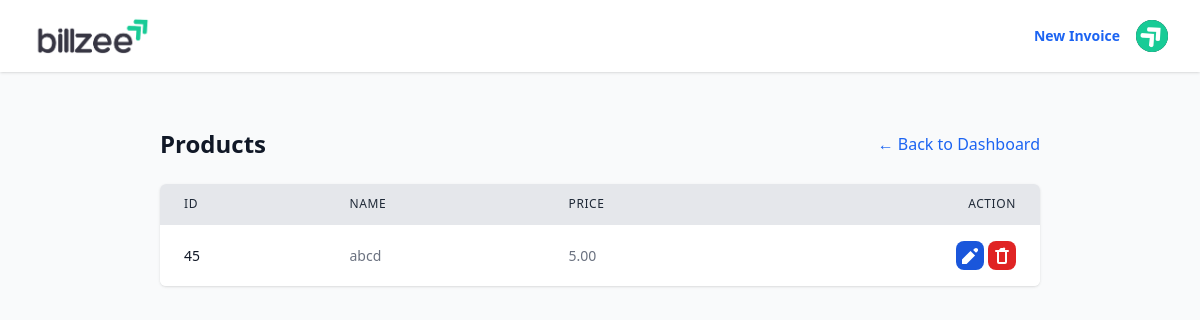
/invoices/products/ (signed in), run on an earlier commit of the app's database.
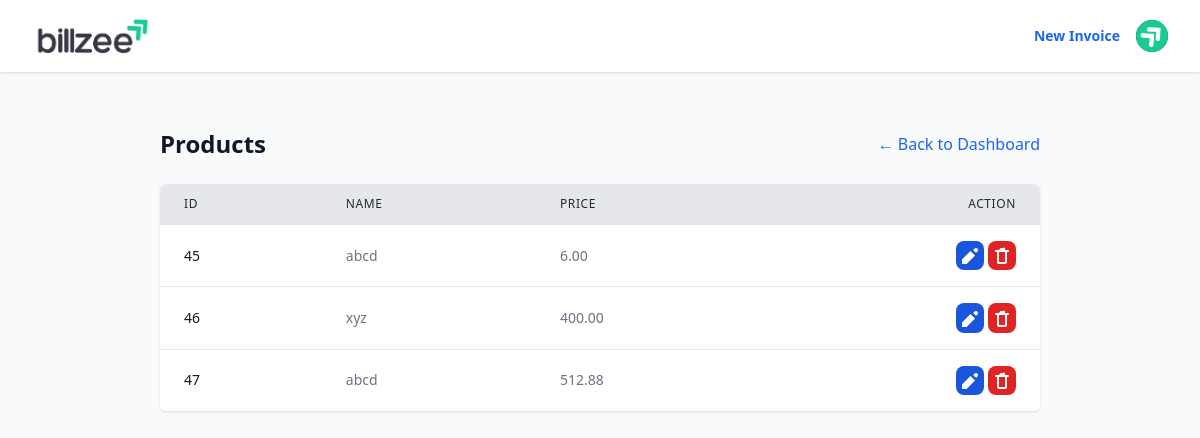
And on a later commit of the database.
### invoices/models.py (models this page shows, shortened)
class Product(models.Model):
    invoice_item = models.OneToOneField(InvoiceItem, on_delete=models.CASCADE, primary_key=True)
    item_name = models.CharField(max_length=200)
    item_price = models.DecimalField(max_digits=10, decimal_places=2)

### invoices/views.py (the view)
# urls.py: path('products/', views.product_list, name='product_list'),
@login_required
def product_list(request):
    products = Product.objects.all()
    return render(request, 'products/product_list.html', {'products': products, 'title': 'Products'})

### templates/products/product_list.html (shortened to what this page needs)
{% extends 'base.html' %}
{% block content %}
<div class="container mx-auto px-4 py-8">
    <div class="flex justify-between items-center mb-6 lg:mx-14">
        <h1 class="text-2xl font-bold text-gray-900">{{ title }}</h1>
        <a href="{% url 'invoices:dashboard' %}" class="text-md text-blue-600 hover:text-gray-900">
            ← Back to Dashboard
        </a>
    </div>
    {% if products %}
    <div class="bg-white rounded-md shadow overflow-hidden lg:mx-14">
        <table class="min-w-full divide-y divide-gray-200">
            <thead class="bg-gray-200">
                <tr class="border-b-2 border-gray-900">
                    <th scope="col"
                        class="px-6 py-3 text-left text-xs font-medium text-gray-800 uppercase tracking-wider">ID</th>
                    <th scope="col"
                        class="px-6 py-3 text-left text-xs font-medium text-gray-800 uppercase tracking-wider">Name</th>
                    <th scope="col"
                        class="px-6 py-3 text-left text-xs font-medium text-gray-800 uppercase tracking-wider">Price
                    </th>
                    <th scope="col"
                        class="px-6 py-3 text-right text-xs font-medium text-gray-800 uppercase tracking-wider">Action
                    </th>
                </tr>
            </thead>
            <tbody class="bg-white divide-y divide-gray-200">
                {% for product in products %}
                <tr>
                    <td class="px-6 py-4 whitespace-nowrap text-sm font-medium text-gray-900">{{ product.pk }}</td>
                    <td class="px-6 py-4 whitespace-nowrap text-sm text-gray-500">{{ product.item_name }}</td>
                    <td class="px-6 py-4 whitespace-nowrap text-sm text-gray-500">{{ product.item_price }}</td>
                    <td class="px-6 py-4 whitespace-nowrap text-right text-sm font-medium ">
                        <button
                            onclick="openEditModal('{% url 'invoices:product_update' product.pk %}', '{{ product.item_name|escapejs }}', '{{ product.item_price }}')"
                            data-modal-target="authentication-modal" data-modal-toggle="authentication-modal"
                            class="text-white bg-blue-700 hover:bg-blue-800 focus:ring-4 focus:outline-none focus:ring-blue-300 font-medium rounded-lg text-sm p-1 text-center dark:bg-blue-600 dark:hover:bg-blue-700 dark:focus:ring-blue-800">
                            <svg xmlns="http://www.w3.org/2000/svg" class="h-5 w-5 inline-block" viewBox="0 0 20 20"
                                fill="currentColor">
                                <path
                                    d="M17.414 2.586a2 2 0 010 2.828l-1.414 1.414-2.828-2.828 1.414-1.414a2 2 0 012.828 0zM2 13.414V18h4.586l8.486-8.486-4.586-4.586L2 13.414z" />
                            </svg>
                        </button>
                        <form method="POST" action="{% url 'invoices:product_delete' product.pk %}" class="inline-block"
                            onsubmit="return confirm('Are you sure?');">
                            <button type="submit"
                                class="text-white p-1 font-medium rounded-lg text-sm bg-red-600 hover:bg-red-900 focus:ring-4 focus:outline-none focus:ring-red-300 text-center dark:bg-red-600 dark:hover:bg-red-900 dark:focus:ring-red-900"
                                title="Delete">
                                <svg xmlns="http://www.w3.org/2000/svg" class="h-5 w-5 inline-block" viewBox="0 0 20 20"
                                    fill="currentColor">
                                    <path fill-rule="evenodd"
                                        d="M9 2a1 1 0 00-.894.553L7 4H4a1 1 0 000 2h1v10a2 2 0 002 2h6a2 2 0 002-2V6h1a1 1 0 100-2h-3l-.106-.447A1 1 0 0011 2H9zM7 6h6v10H7V6z"
                                        clip-rule="evenodd" />
                                </svg>
                            </button>
                        </form>
                    </td>
                </tr>
                {% endfor %}
            </tbody>
        </table>
    </div>
    {% endif %}
</div>
{% endblock %}

What changed in the data, as far as the page shows it:
changed Product id 45: item_price "5.00" → "6.00"
added Product: pk "46", item_name "xyz", item_price "400.00"
added Product: pk "47", item_name "abcd", item_price "512.88"
